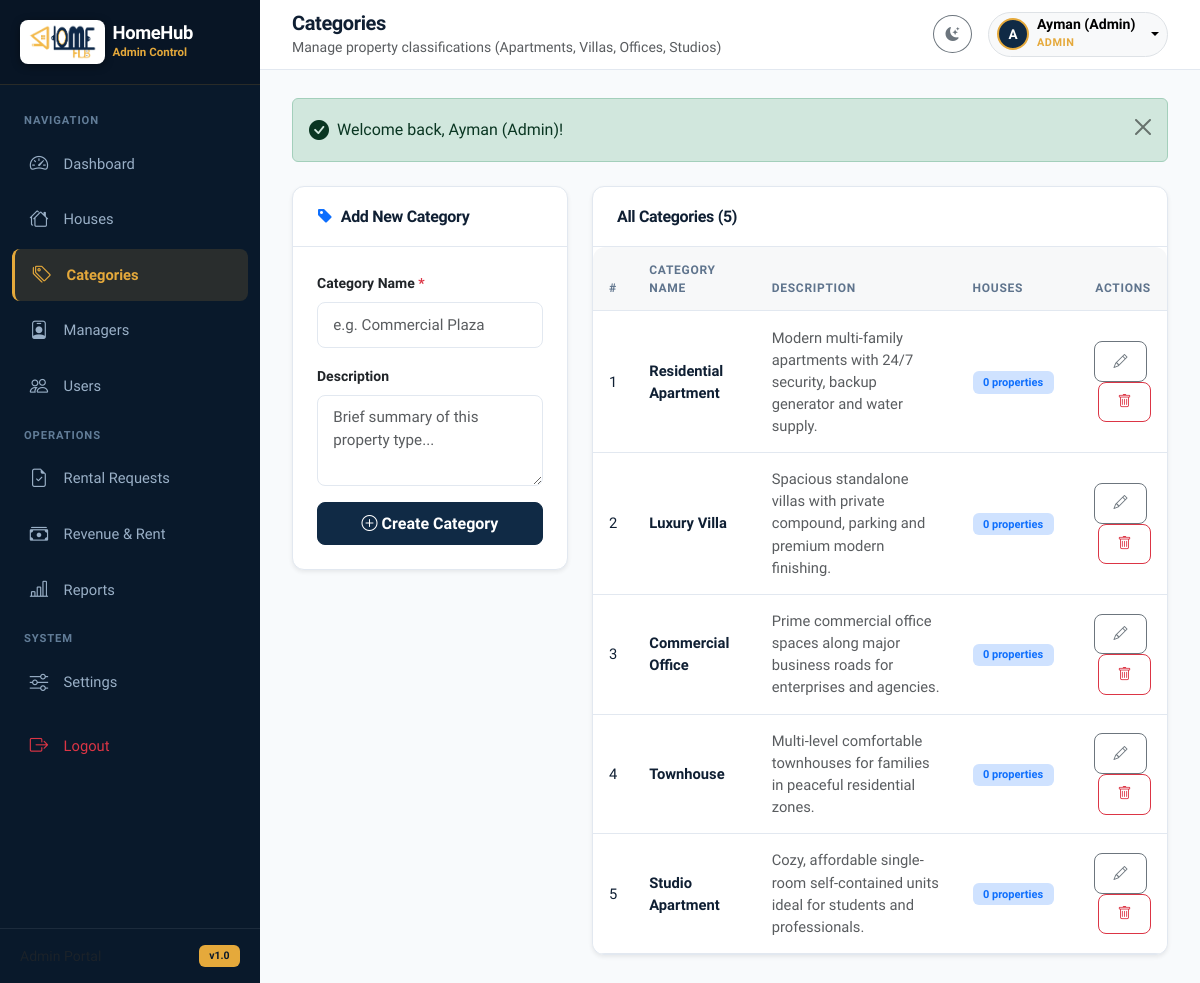
Screenshot of /admin/categories.php (signed in) with the database file from the repository.
### tables this page shows
CREATE TABLE IF NOT EXISTS `categories` (
  `id` INT AUTO_INCREMENT PRIMARY KEY,
  `category_name` VARCHAR(100) NOT NULL,
  `description` VARCHAR(255) NULL,
  `created_at` TIMESTAMP DEFAULT CURRENT_TIMESTAMP
);

### admin/categories.php (the view, shortened to what this page needs)
<?php
require_once __DIR__ . '/../includes/functions.php';
require_once __DIR__ . '/../includes/auth.php';
$categories = $pdo->query("
    SELECT c.*, COUNT(h.id) as house_count
    FROM categories c
    LEFT JOIN houses h ON c.id = h.category_id
    GROUP BY c.id
    ORDER BY c.id ASC
")->fetchAll();
require_once __DIR__ . '/../includes/header.php';
?>
<div class="app-wrapper">
    <?php require_once __DIR__ . '/../includes/admin_sidebar.php'; ?>
    <div class="app-main">
        <?php require_once __DIR__ . '/../includes/topbar.php'; ?>
        <main class="content-wrapper">
            <?= display_flash(); ?>
            <div class="row g-4">
                <div class="col-lg-4">
                    <div class="card shadow-sm sticky-top" style="top: 90px;">
                        <div class="card-header">
                            <h6 class="mb-0 fw-bold"><i class="bi bi-tag-fill text-primary me-2"></i>Add New Category</h6>
                        </div>
                        <div class="card-body">
                            <form method="POST" action="<?= BASE_URL; ?>admin/categories.php">
                                <div class="mb-3">
                                    <label class="form-label fw-semibold small">Category Name <span class="text-danger">*</span></label>
                                    <input type="text" name="category_name" class="form-control" placeholder="e.g. Commercial Plaza" required>
                                </div>
                                <div class="mb-3">
                                    <label class="form-label fw-semibold small">Description</label>
                                    <textarea name="description" rows="3" class="form-control" placeholder="Brief summary of this property type..."></textarea>
                                </div>
                                <button type="submit" class="btn btn-primary w-100">
                                    <i class="bi bi-plus-circle me-1"></i>Create Category
                                </button>
                            </form>
                        </div>
                    </div>
                </div>
                <div class="col-lg-8">
                    <div class="card shadow-sm">
                        <div class="card-header d-flex justify-content-between align-items-center">
                            <h6 class="mb-0 fw-bold">All Categories (<?= count($categories); ?>)</h6>
                        </div>
                        <div class="card-body p-0">
                            <div class="table-responsive">
                                <table class="table table-hover align-middle mb-0">
                                    <thead>
                                        <tr>
                                            <th>#</th>
                                            <th>Category Name</th>
                                            <th>Description</th>
                                            <th>Houses</th>
                                            <th class="text-end">Actions</th>
                                        </tr>
                                    </thead>
                                    <tbody>
                                        <?php if (empty($categories)): ?>
                                            <tr>
                                                <td colspan="5" class="text-center py-4 text-muted">No categories created yet.</td>
                                            </tr>
                                        <?php else: ?>
                                            <?php foreach ($categories as $index => $cat): ?>
                                                <tr>
                                                    <td><?= $index + 1; ?></td>
                                                    <td class="fw-bold text-main"><?= e($cat['category_name']); ?></td>
                                                    <td class="text-muted small"><?= e($cat['description'] ?? '-'); ?></td>
                                                    <td>
                                                        <span class="badge bg-primary-subtle text-primary">
                                                            <?= (int)$cat['house_count']; ?> properties
                                                        </span>
                                                    </td>
                                                    <td class="text-end">
                                                        <button type="button" class="btn btn-sm btn-outline-secondary me-1"
                                                                onclick="openEditCategoryModal(<?= (int)$cat['id']; ?>, '<?= e(addslashes($cat['category_name'])); ?>', '<?= e(addslashes($cat['description'] ?? '')); ?>')">
                                                            <i class="bi bi-pencil"></i>
                                                        </button>
                                                        <form method="POST" action="<?= BASE_URL; ?>admin/categories.php" class="d-inline" onsubmit="return confirm('Are you sure you want to delete category \'<?= e($cat['category_name']); ?>\'?');">
                                                            <button type="submit" class="btn btn-sm btn-outline-danger" <?= (int)$cat['house_count'] > 0 ? 'disabled title="Cannot delete category with houses"' : ''; ?>>
                                                                <i class="bi bi-trash"></i>
                                                            </button>
                                                        </form>
                                                    </td>
                                                </tr>
                                            <?php endforeach; ?>
                                        <?php endif; ?>
                                    </tbody>
                                </table>
                            </div>
                        </div>
                    </div>
                </div>
            </div>
        </main>
    </div>
</div>
<?php require_once __DIR__ . '/../includes/footer.php'; ?>

### assets/css/style.css (style rules this page uses)
:root { --hh-primary: #102a45; --hh-primary-hover: #091a2c; --hh-primary-light: #e8eef5; --hh-gold: #e5a93b; --hh-gold-hover: #cf9227; --hh-gold-light: #fef8ee; --hh-secondary: #1e3a5f; --hh-accent: #e5a93b; --hh-success: #10b981; --hh-warning: #e5a93b; --hh-danger: #ef4444; --hh-info: #0284c7; --hh-body-bg: #f8fafc; --hh-card-bg: #ffffff; --hh-text-main: #0f1f33; --hh-text-muted: #5f748d; --hh-border: #e2e8f0; --hh-sidebar-bg: #09192b; --hh-sidebar-color: #9ab0c7; --hh-sidebar-active: #e5a93b; --hh-sidebar-active-bg: rgba(229, 169, 59, 0.14); --hh-shadow-sm: 0 1px 3px 0 rgba(16, 42, 69, 0.06), 0 1px 2px -1px rgba(16, 42, 69, 0.04); --hh-shadow: 0 4px 6px -1px rgba(16, 42, 69, 0.08), 0 2px 4px -2px rgba(16, 42, 69, 0.06); --hh-shadow-lg: 0 10px 15px -3px rgba(16, 42, 69, 0.10), 0 4px 6px -4px rgba(16, 42, 69, 0.06); --hh-radius: 12px; }
body { font-family: 'Plus Jakarta Sans', -apple-system, BlinkMacSystemFont, "Segoe UI", Roboto, sans-serif; background-color: var(--hh-body-bg); color: var(--hh-text-main); min-height: 100vh; display: flex; flex-direction: column; overflow-x: hidden; -webkit-font-smoothing: antialiased; }
h1, h2, h3, h4, h5, h6 { font-weight: 700; color: var(--hh-text-main); letter-spacing: -0.02em; }
.app-wrapper { display: flex; min-height: 100vh; width: 100%; }
.app-main { flex: 1; display: flex; flex-direction: column; min-width: 0; background-color: var(--hh-body-bg); }
.content-wrapper { flex: 1; padding: 1.75rem 2rem; }
.card { background-color: var(--hh-card-bg); border: 1px solid var(--hh-border); border-radius: var(--hh-radius); box-shadow: var(--hh-shadow-sm); transition: all 0.25s ease; }
.card-header { background-color: transparent; border-bottom: 1px solid var(--hh-border); padding: 1.25rem 1.5rem; font-weight: 700; }
.card-body { padding: 1.5rem; }
.btn { font-weight: 600; border-radius: 8px; padding: 0.55rem 1.15rem; transition: all 0.2s ease; }
.btn-primary { background-color: var(--hh-primary); border-color: var(--hh-primary); color: #ffffff; }
.form-control, .form-select { border-radius: 8px; border: 1px solid var(--hh-border); padding: 0.65rem 0.95rem; font-size: 0.95rem; color: var(--hh-text-main); background-color: var(--hh-card-bg); transition: all 0.2s ease; }
.table-responsive { border-radius: var(--hh-radius); }
.table { margin-bottom: 0; vertical-align: middle; }
.table th { font-size: 0.75rem; text-transform: uppercase; letter-spacing: 0.06em; font-weight: 700; color: var(--hh-text-muted); background: rgba(16, 42, 69, 0.03); border-bottom: 1px solid var(--hh-border); padding: 0.85rem 1rem; }
.table td { padding: 0.95rem 1rem; border-bottom: 1px solid var(--hh-border); color: var(--hh-text-main); font-size: 0.92rem; }
.badge { font-weight: 600; border-radius: 6px; padding: 0.35rem 0.65rem; }

### rows the page displays
categories: category_name "Residential Apartment", description "Modern multi-family apartments with 24/7 security, backup generator and water supply.", house_count "0"
categories: category_name "Luxury Villa", description "Spacious standalone villas with private compound, parking and premium modern finishing.", house_count "0"
categories: category_name "Commercial Office", description "Prime commercial office spaces along major business roads for enterprises and agencies.", house_count "0"
categories: category_name "Townhouse", description "Multi-level comfortable townhouses for families in peaceful residential zones.", house_count "0"
categories: category_name "Studio Apartment", description "Cozy, affordable single-room self-contained units ideal for students and professionals.", house_count "0"

### other values shown
$pageHeading "Categories"
$pageSubtitle "Manage property classifications (Apartments, Villas, Offices, Studios)"
substr($currentUser['name'] ?? 'U', 0, 1) "A"
$currentUser['name'] "Ayman (Admin)"
$currentUser['role'] "ADMIN"
$msg "Welcome back, Ayman (Admin)!"
count($categories) "5"
